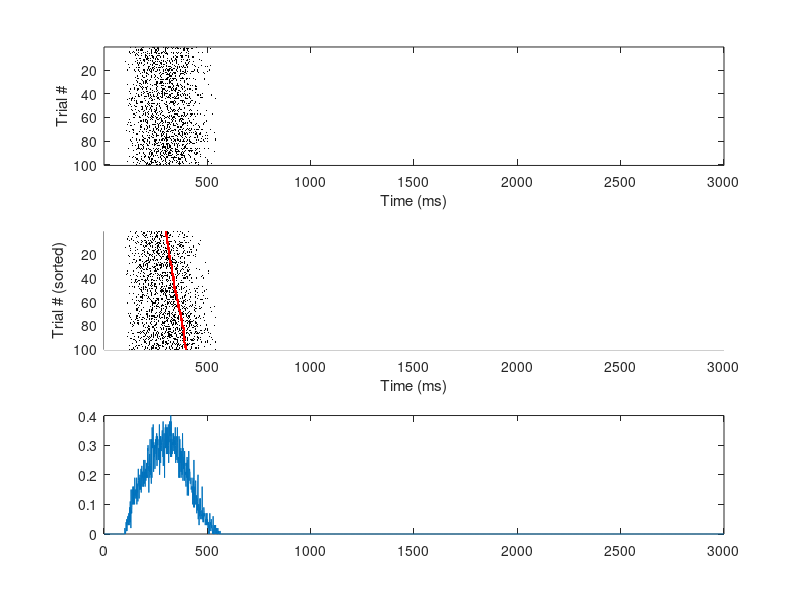
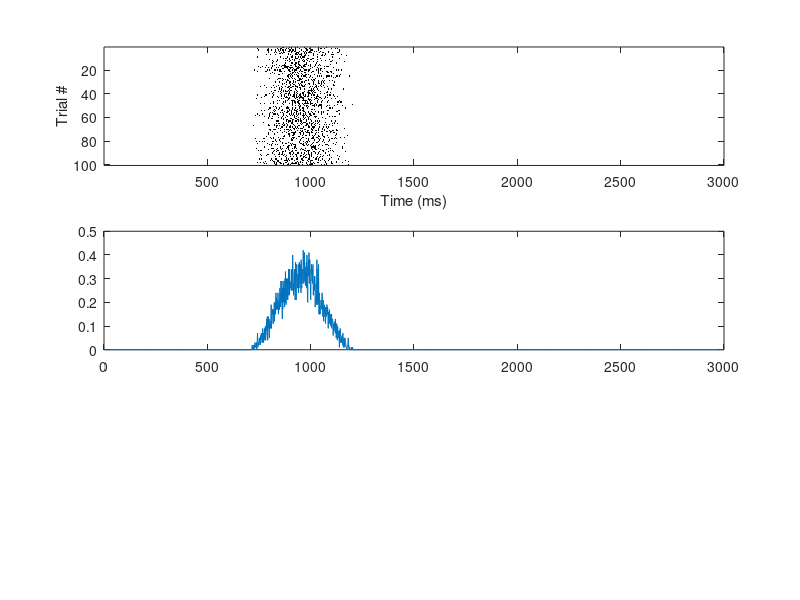

Source code (MATLAB) for these figures, in order:
% simulate raster plots for a stimulus - behavior task
% stimulus comes on at 1s, response between 1.2 and 2 s

dt = 1e-3;
nTrials = 100;
fRate = 3*dt;

StimTime = 0.1/dt;
EarliestResponse = 0.3/dt;
ResponseRange = 0.1/dt;
TrialEnd = 3.0/dt;
tau = 300; % decay timecourse

ResponseTime = EarliestResponse + rand(nTrials,1)*ResponseRange;

t = 1:TrialEnd;

Rates = zeros(nTrials, TrialEnd);
Spikes = zeros(nTrials, TrialEnd);


Alpha = @(x) fRate*exp(-x/tau).*x.*(x>0);

for i=1:nTrials
    Rates(i,:) = Alpha(t-StimTime) - Alpha(t-ResponseTime(i));
end

Spikes = (Rates>rand(size(Rates)));

figure(1)
subplot(3,1,1);
imagesc(Spikes);
xlabel('Time (ms)')
ylabel('Trial #');

subplot(3,1,2); cla; hold on
[sorted,order] = sort(ResponseTime);
imagesc(Spikes(order,:))
plot(sorted, 1:nTrials, 'r.');
set(gca, 'ydir', 'reverse');
axis tight
xlabel('Time (ms)')
ylabel('Trial # (sorted)');

subplot(3,1,3);
plot(mean(Spikes,1));

colormap(1-gray);

Rates2 = zeros(nTrials, TrialEnd);
figure(2);
for i=1:nTrials
    Rates2(i,:) = Alpha(t-StimTime+ResponseTime(i)-1000) - Alpha(t-1000);
end
Spikes2 = (Rates2>rand(size(Rates2)));

subplot(3,1,1);
imagesc(Spikes2);
xlabel('Time (ms)')
ylabel('Trial #');

colormap(1-gray)

    subplot(3,1,2);
plot(mean(Spikes2,1));


    